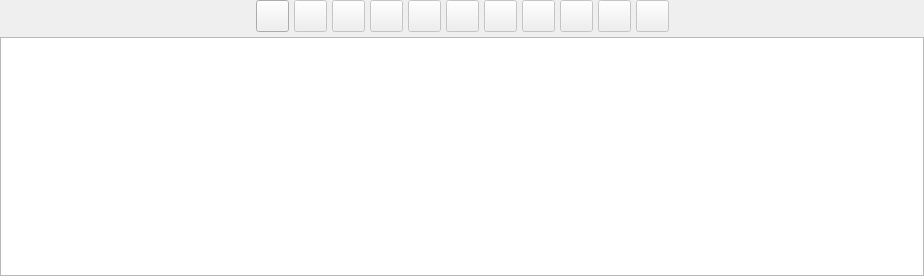
<?xml version="1.0" encoding="UTF-8"?>
<ui version="4.0">
 <class>ObjectsTableWidget</class>
 <widget class="QWidget" name="ObjectsTableWidget">
  <property name="geometry">
   <rect>
    <x>0</x>
    <y>0</y>
    <width>924</width>
    <height>276</height>
   </rect>
  </property>
  <property name="sizePolicy">
   <sizepolicy hsizetype="Preferred" vsizetype="Preferred">
    <horstretch>0</horstretch>
    <verstretch>0</verstretch>
   </sizepolicy>
  </property>
  <property name="windowTitle">
   <string>Form</string>
  </property>
  <layout class="QGridLayout" name="tabelaobj_grid">
   <property name="leftMargin">
    <number>0</number>
   </property>
   <property name="topMargin">
    <number>0</number>
   </property>
   <property name="rightMargin">
    <number>0</number>
   </property>
   <property name="bottomMargin">
    <number>0</number>
   </property>
   <property name="spacing">
    <number>5</number>
   </property>
   <item row="0" column="1">
    <layout class="QHBoxLayout" name="horizontalLayout">
     <property name="spacing">
      <number>5</number>
     </property>
     <item>
      <widget class="QToolButton" name="add_tb">
       <property name="enabled">
        <bool>true</bool>
       </property>
       <property name="sizePolicy">
        <sizepolicy hsizetype="Fixed" vsizetype="Preferred">
         <horstretch>0</horstretch>
         <verstretch>0</verstretch>
        </sizepolicy>
       </property>
       <property name="minimumSize">
        <size>
         <width>0</width>
         <height>0</height>
        </size>
       </property>
       <property name="toolTip">
        <string>Add Item</string>
       </property>
       <property name="text">
        <string/>
       </property>
       <property name="icon">
        <iconset resource="../../res/resources.qrc">
         <normaloff>:/icons/icons/addrow.png</normaloff>:/icons/icons/addrow.png</iconset>
       </property>
       <property name="iconSize">
        <size>
         <width>25</width>
         <height>25</height>
        </size>
       </property>
       <property name="shortcut">
        <string>Ins</string>
       </property>
      </widget>
     </item>
     <item>
      <widget class="QToolButton" name="remove_tb">
       <property name="enabled">
        <bool>false</bool>
       </property>
       <property name="sizePolicy">
        <sizepolicy hsizetype="Fixed" vsizetype="Preferred">
         <horstretch>0</horstretch>
         <verstretch>0</verstretch>
        </sizepolicy>
       </property>
       <property name="minimumSize">
        <size>
         <width>0</width>
         <height>0</height>
        </size>
       </property>
       <property name="toolTip">
        <string>Remove Item</string>
       </property>
       <property name="text">
        <string/>
       </property>
       <property name="icon">
        <iconset resource="../../res/resources.qrc">
         <normaloff>:/icons/icons/delrow.png</normaloff>:/icons/icons/delrow.png</iconset>
       </property>
       <property name="iconSize">
        <size>
         <width>25</width>
         <height>25</height>
        </size>
       </property>
       <property name="shortcut">
        <string>Del</string>
       </property>
      </widget>
     </item>
     <item>
      <widget class="QToolButton" name="remove_all_tb">
       <property name="enabled">
        <bool>false</bool>
       </property>
       <property name="sizePolicy">
        <sizepolicy hsizetype="Fixed" vsizetype="Preferred">
         <horstretch>0</horstretch>
         <verstretch>0</verstretch>
        </sizepolicy>
       </property>
       <property name="minimumSize">
        <size>
         <width>0</width>
         <height>0</height>
        </size>
       </property>
       <property name="toolTip">
        <string>Remove All</string>
       </property>
       <property name="text">
        <string/>
       </property>
       <property name="icon">
        <iconset resource="../../res/resources.qrc">
         <normaloff>:/icons/icons/delrows.png</normaloff>:/icons/icons/delrows.png</iconset>
       </property>
       <property name="iconSize">
        <size>
         <width>25</width>
         <height>25</height>
        </size>
       </property>
       <property name="shortcut">
        <string>Shift+Del</string>
       </property>
      </widget>
     </item>
     <item>
      <widget class="QToolButton" name="duplicate_tb">
       <property name="enabled">
        <bool>false</bool>
       </property>
       <property name="sizePolicy">
        <sizepolicy hsizetype="Fixed" vsizetype="Preferred">
         <horstretch>0</horstretch>
         <verstretch>0</verstretch>
        </sizepolicy>
       </property>
       <property name="minimumSize">
        <size>
         <width>0</width>
         <height>0</height>
        </size>
       </property>
       <property name="toolTip">
        <string>Duplicate item</string>
       </property>
       <property name="text">
        <string/>
       </property>
       <property name="icon">
        <iconset resource="../../res/resources.qrc">
         <normaloff>:/icons/icons/duprow.png</normaloff>:/icons/icons/duprow.png</iconset>
       </property>
       <property name="iconSize">
        <size>
         <width>25</width>
         <height>25</height>
        </size>
       </property>
       <property name="shortcut">
        <string>Ctrl+D</string>
       </property>
      </widget>
     </item>
     <item>
      <widget class="QToolButton" name="edit_tb">
       <property name="enabled">
        <bool>false</bool>
       </property>
       <property name="sizePolicy">
        <sizepolicy hsizetype="Fixed" vsizetype="Preferred">
         <horstretch>0</horstretch>
         <verstretch>0</verstretch>
        </sizepolicy>
       </property>
       <property name="minimumSize">
        <size>
         <width>0</width>
         <height>0</height>
        </size>
       </property>
       <property name="toolTip">
        <string>Edit Item</string>
       </property>
       <property name="text">
        <string/>
       </property>
       <property name="icon">
        <iconset resource="../../res/resources.qrc">
         <normaloff>:/icons/icons/edit.png</normaloff>:/icons/icons/edit.png</iconset>
       </property>
       <property name="iconSize">
        <size>
         <width>25</width>
         <height>25</height>
        </size>
       </property>
       <property name="shortcut">
        <string>Space</string>
       </property>
      </widget>
     </item>
     <item>
      <widget class="QToolButton" name="update_tb">
       <property name="enabled">
        <bool>false</bool>
       </property>
       <property name="sizePolicy">
        <sizepolicy hsizetype="Fixed" vsizetype="Preferred">
         <horstretch>0</horstretch>
         <verstretch>0</verstretch>
        </sizepolicy>
       </property>
       <property name="minimumSize">
        <size>
         <width>0</width>
         <height>0</height>
        </size>
       </property>
       <property name="toolTip">
        <string>Update Item</string>
       </property>
       <property name="text">
        <string/>
       </property>
       <property name="icon">
        <iconset resource="../../res/resources.qrc">
         <normaloff>:/icons/icons/refresh.png</normaloff>:/icons/icons/refresh.png</iconset>
       </property>
       <property name="iconSize">
        <size>
         <width>25</width>
         <height>25</height>
        </size>
       </property>
       <property name="shortcut">
        <string>Alt+R</string>
       </property>
      </widget>
     </item>
     <item>
      <widget class="QToolButton" name="move_up_tb">
       <property name="enabled">
        <bool>false</bool>
       </property>
       <property name="sizePolicy">
        <sizepolicy hsizetype="Fixed" vsizetype="Preferred">
         <horstretch>0</horstretch>
         <verstretch>0</verstretch>
        </sizepolicy>
       </property>
       <property name="minimumSize">
        <size>
         <width>0</width>
         <height>0</height>
        </size>
       </property>
       <property name="toolTip">
        <string>Move Up</string>
       </property>
       <property name="text">
        <string/>
       </property>
       <property name="icon">
        <iconset resource="../../res/resources.qrc">
         <normaloff>:/icons/icons/moveup.png</normaloff>:/icons/icons/moveup.png</iconset>
       </property>
       <property name="iconSize">
        <size>
         <width>25</width>
         <height>25</height>
        </size>
       </property>
       <property name="shortcut">
        <string>Ctrl+Up</string>
       </property>
      </widget>
     </item>
     <item>
      <widget class="QToolButton" name="move_down_tb">
       <property name="enabled">
        <bool>false</bool>
       </property>
       <property name="sizePolicy">
        <sizepolicy hsizetype="Fixed" vsizetype="Preferred">
         <horstretch>0</horstretch>
         <verstretch>0</verstretch>
        </sizepolicy>
       </property>
       <property name="minimumSize">
        <size>
         <width>0</width>
         <height>0</height>
        </size>
       </property>
       <property name="toolTip">
        <string>Move Down</string>
       </property>
       <property name="text">
        <string/>
       </property>
       <property name="icon">
        <iconset resource="../../res/resources.qrc">
         <normaloff>:/icons/icons/movedown.png</normaloff>:/icons/icons/movedown.png</iconset>
       </property>
       <property name="iconSize">
        <size>
         <width>25</width>
         <height>25</height>
        </size>
       </property>
       <property name="shortcut">
        <string>Ctrl+Down</string>
       </property>
      </widget>
     </item>
     <item>
      <widget class="QToolButton" name="move_first_tb">
       <property name="enabled">
        <bool>false</bool>
       </property>
       <property name="sizePolicy">
        <sizepolicy hsizetype="Fixed" vsizetype="Preferred">
         <horstretch>0</horstretch>
         <verstretch>0</verstretch>
        </sizepolicy>
       </property>
       <property name="minimumSize">
        <size>
         <width>0</width>
         <height>0</height>
        </size>
       </property>
       <property name="toolTip">
        <string>Move to start</string>
       </property>
       <property name="text">
        <string/>
       </property>
       <property name="icon">
        <iconset resource="../../res/resources.qrc">
         <normaloff>:/icons/icons/movefirst.png</normaloff>:/icons/icons/movefirst.png</iconset>
       </property>
       <property name="iconSize">
        <size>
         <width>25</width>
         <height>25</height>
        </size>
       </property>
       <property name="shortcut">
        <string>Ctrl+Home</string>
       </property>
      </widget>
     </item>
     <item>
      <widget class="QToolButton" name="move_last_tb">
       <property name="enabled">
        <bool>false</bool>
       </property>
       <property name="sizePolicy">
        <sizepolicy hsizetype="Fixed" vsizetype="Preferred">
         <horstretch>0</horstretch>
         <verstretch>0</verstretch>
        </sizepolicy>
       </property>
       <property name="minimumSize">
        <size>
         <width>0</width>
         <height>0</height>
        </size>
       </property>
       <property name="toolTip">
        <string>Move to end</string>
       </property>
       <property name="text">
        <string/>
       </property>
       <property name="icon">
        <iconset resource="../../res/resources.qrc">
         <normaloff>:/icons/icons/movelast.png</normaloff>:/icons/icons/movelast.png</iconset>
       </property>
       <property name="iconSize">
        <size>
         <width>25</width>
         <height>25</height>
        </size>
       </property>
       <property name="shortcut">
        <string>Ctrl+End, Ctrl+S</string>
       </property>
      </widget>
     </item>
     <item>
      <widget class="QToolButton" name="resize_cols_tb">
       <property name="enabled">
        <bool>false</bool>
       </property>
       <property name="sizePolicy">
        <sizepolicy hsizetype="Fixed" vsizetype="Preferred">
         <horstretch>0</horstretch>
         <verstretch>0</verstretch>
        </sizepolicy>
       </property>
       <property name="minimumSize">
        <size>
         <width>0</width>
         <height>0</height>
        </size>
       </property>
       <property name="toolTip">
        <string>Resize columns to fit contents</string>
       </property>
       <property name="text">
        <string/>
       </property>
       <property name="icon">
        <iconset resource="../../res/resources.qrc">
         <normaloff>:/icons/icons/resizecols.png</normaloff>:/icons/icons/resizecols.png</iconset>
       </property>
       <property name="iconSize">
        <size>
         <width>25</width>
         <height>25</height>
        </size>
       </property>
      </widget>
     </item>
    </layout>
   </item>
   <item row="1" column="0" colspan="3">
    <widget class="QTableWidget" name="table_tbw">
     <property name="sizePolicy">
      <sizepolicy hsizetype="Expanding" vsizetype="Expanding">
       <horstretch>0</horstretch>
       <verstretch>0</verstretch>
      </sizepolicy>
     </property>
     <property name="editTriggers">
      <set>QAbstractItemView::NoEditTriggers</set>
     </property>
     <property name="alternatingRowColors">
      <bool>true</bool>
     </property>
     <property name="selectionMode">
      <enum>QAbstractItemView::SingleSelection</enum>
     </property>
     <property name="selectionBehavior">
      <enum>QAbstractItemView::SelectRows</enum>
     </property>
     <property name="iconSize">
      <size>
       <width>16</width>
       <height>16</height>
      </size>
     </property>
     <attribute name="horizontalHeaderMinimumSectionSize">
      <number>30</number>
     </attribute>
     <attribute name="horizontalHeaderStretchLastSection">
      <bool>true</bool>
     </attribute>
     <attribute name="verticalHeaderVisible">
      <bool>false</bool>
     </attribute>
     <attribute name="verticalHeaderCascadingSectionResizes">
      <bool>false</bool>
     </attribute>
     <attribute name="verticalHeaderMinimumSectionSize">
      <number>30</number>
     </attribute>
     <attribute name="verticalHeaderDefaultSectionSize">
      <number>30</number>
     </attribute>
     <attribute name="verticalHeaderHighlightSections">
      <bool>true</bool>
     </attribute>
     <attribute name="verticalHeaderStretchLastSection">
      <bool>false</bool>
     </attribute>
    </widget>
   </item>
   <item row="0" column="2">
    <spacer name="right_spc">
     <property name="orientation">
      <enum>Qt::Horizontal</enum>
     </property>
     <property name="sizeType">
      <enum>QSizePolicy::Expanding</enum>
     </property>
     <property name="sizeHint" stdset="0">
      <size>
       <width>92</width>
       <height>22</height>
      </size>
     </property>
    </spacer>
   </item>
   <item row="0" column="0">
    <spacer name="left_spc">
     <property name="orientation">
      <enum>Qt::Horizontal</enum>
     </property>
     <property name="sizeType">
      <enum>QSizePolicy::Expanding</enum>
     </property>
     <property name="sizeHint" stdset="0">
      <size>
       <width>97</width>
       <height>22</height>
      </size>
     </property>
    </spacer>
   </item>
  </layout>
 </widget>
 <tabstops>
  <tabstop>add_tb</tabstop>
  <tabstop>remove_tb</tabstop>
  <tabstop>remove_all_tb</tabstop>
  <tabstop>edit_tb</tabstop>
  <tabstop>move_up_tb</tabstop>
  <tabstop>move_down_tb</tabstop>
  <tabstop>move_first_tb</tabstop>
  <tabstop>move_last_tb</tabstop>
  <tabstop>table_tbw</tabstop>
 </tabstops>
 <resources>
  <include location="../../res/resources.qrc"/>
  <include location="../../res/resources.qrc"/>
 </resources>
 <connections/>
</ui>
